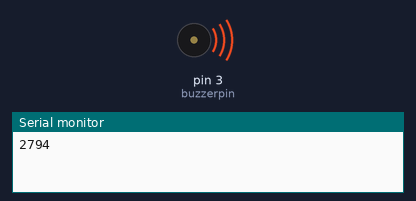
A sketch run on a simulated Arduino Uno, built with avr-gcc and run on an emulated ATmega328P. Shown: buzzer (waves = sounding), the last lines printed to the serial monitor.

Above: at 0.15 s.
At 8.8 s:
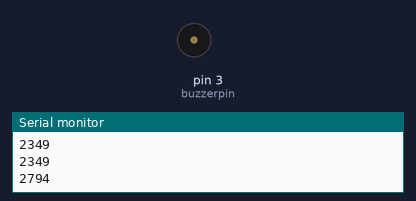
Timing chart, 0 to 15.3 s (numbered marks = the images above):
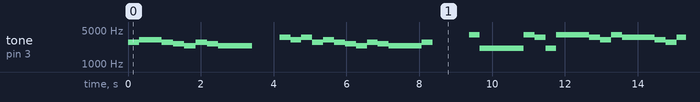

Measured:
- by itself, tone on pin 3 (buzzerpin): plays 2794 Hz for 0.31 s, 3136 Hz for 0.62 s, 2794 Hz for 0.31 s, 2637 Hz for 0.31 s, 2349 Hz for 0.31 s, 2794 Hz for 0.31 s … (271 notes in this stretch)

The sketch:

4.3.Melodi_uzun_ince_bir_yoldayim_.ino
```cpp
#define  Do     2093 //1 oktavlık notaların frekans değerleri atanır.
#define  Re     2349
#define  Mi     2637
#define  Fa     2794
#define  Sol    3136
#define  La     3520
#define  Si     3951

int buzzerpin = 3; //buzzer pini tanımlanır
int notasayisi1 =11; //1. dizi için kullanılacak nota sayısı tanımlanır.
int notasayisi2 =13; //2. dizi için kullanılacak nota sayısı tanımlanır.
int notasayisi3 = 22; //3.dizi için kullanılacak nota sayısı tanımlanır.
int notasayisi4 = 20; //4.dizi için kullanılacak nota sayısı tanımlanır.

int dizi1[] = {Fa,Sol,Sol,Fa, Mi, Re, Fa, Mi, Re, Re,Re}; //1.dizideki notalar
int dizi2[]= {La, Sol, La, Fa, Sol, Fa, Mi, Re, Fa, Mi, Re, Re,Re}; //2.dizideki notalar
int dizi3[]= {Si, Do, Do, Do, Do, Si, La, Do, Si, Si, Si, La, Sol, Si, La, La, La, Sol, Fa, La, Sol,Sol};  //3.dizideki notalar
int dizi4[]= {Sol, Fa, Mi, Sol, Fa, Fa, Fa, Fa, Mi, Re, Fa, Mi, Mi, Mi, Re, Do, Mi, Re, Re, Re};  //4.dizideki notalar

void setup()
{
Serial.begin(9600);  //Seri veri girişi başlatılır.
}

void loop()
{
for (int i = 0; i < notasayisi1; i++) //1. dizide bulunan 10 notanın sırasıyla çalması için döngü kullanılır.
{
tone(buzzerpin, dizi1[i]); // 1. dizide bulunan notalar sırasıyla çalmaya başlar
Serial.println(dizi1[i]);  //Çalan notaların frekans değerleri ekrana yazdırılır.
delay(310); //Her nota arasında 310 msn bekleme süresi vardır.
}
noTone(buzzerpin); //Baştan sonra notalar çalması durdurulur.
delay(750); //1sn beklenir.

for (int i = 0; i <= notasayisi2; i++)//2. dizide bulunan 12 notanın sırasıyla çalması için döngü kullanılır.
{
tone(buzzerpin, dizi2[i]); //2. dizide bulunan notalar sırasıyla çalmaya başlar
Serial.println(dizi2[i]); //Çalan notaların frekans değerleri ekrana yazdırılır.
delay(300); //Her nota arasında 300 msn bekleme süresi vardır.
}
noTone(buzzerpin); //Sondan başa notaların çalması durdurulur.
delay(1000);// 1 sn beklenir.

for (int i = 0; i <= notasayisi3; i++)//3. dizide bulunan 22 notanın sırasıyla çalması için döngü kullanılır.
{
tone(buzzerpin, dizi3[i]); //3. dizide bulunan notalar çalmaya başlar.
Serial.println(dizi3[i]); //Çalan notaların frekans değerleri ekrana yazdırılır.
delay(300); //Her nota arasında300 msn bekleme süresi vardır.
}
noTone(buzzerpin); //Notaların çalması durdurulur.

for (int i = 0; i <= notasayisi4; i++)//4. dizide bulunan 20 notanın sırasıyla çalması için döngü kullanılır.
{
tone(buzzerpin, dizi4[i]); //4. dizide bulunan notalar çalmaya başlar.
Serial.println(dizi4[i]); //Çalan notaların frekans değerleri ekrana yazdırılır.
delay(300); //Her nota arasında 300 msn bekleme süresi vardır.
}
noTone(buzzerpin); //Notaların çalması durdurulur.
delay(1000);// 1 sn beklenir.

}
```
